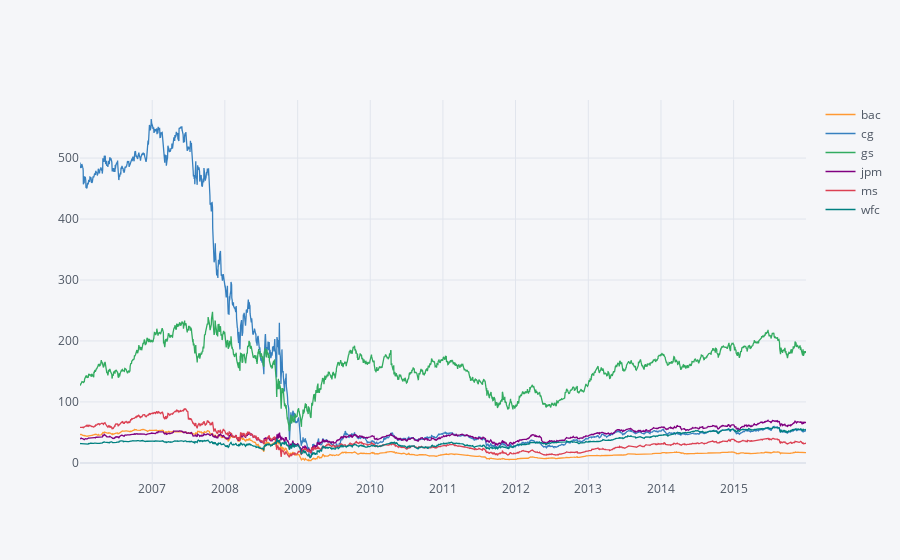

Notebook cell for this chart:
### Code cell
bank_stocks.xs(key = "Close", axis = 1, level = "Stock Info").iplot()
plt.show()

### Figure 1 — Plotly figure (JSON) as saved in the notebook; plotly's stock layout.template omitted (floating-point values rounded to 4 significant figures; data arrays with more than 128 entries replaced by an {"elided": "..."} marker saying what was removed)
{"data": [{"line": {"color": "rgba(255, 153, 51, 1.0)", "dash": "solid", "shape": "linear", "width": 1.3}, "mode": "lines", "name": "bac", "text": "", "type": "scatter", "x": {"elided": "2517 str values"}, "y": {"elided": "2517 float values"}}, {"line": {"color": "rgba(55, 128, 191, 1.0)", "dash": "solid", "shape": "linear", "width": 1.3}, "mode": "lines", "name": "cg", "text": "", "type": "scatter", "x": {"elided": "2517 str values"}, "y": {"elided": "2517 float values"}}, {"line": {"color": "rgba(50, 171, 96, 1.0)", "dash": "solid", "shape": "linear", "width": 1.3}, "mode": "lines", "name": "gs", "text": "", "type": "scatter", "x": {"elided": "2517 str values"}, "y": {"elided": "2517 float values"}}, {"line": {"color": "rgba(128, 0, 128, 1.0)", "dash": "solid", "shape": "linear", "width": 1.3}, "mode": "lines", "name": "jpm", "text": "", "type": "scatter", "x": {"elided": "2517 str values"}, "y": {"elided": "2517 float values"}}, {"line": {"color": "rgba(219, 64, 82, 1.0)", "dash": "solid", "shape": "linear", "width": 1.3}, "mode": "lines", "name": "ms", "text": "", "type": "scatter", "x": {"elided": "2517 str values"}, "y": {"elided": "2517 float values"}}, {"line": {"color": "rgba(0, 128, 128, 1.0)", "dash": "solid", "shape": "linear", "width": 1.3}, "mode": "lines", "name": "wfc", "text": "", "type": "scatter", "x": {"elided": "2517 str values"}, "y": {"elided": "2517 float values"}}], "layout": {"legend": {"bgcolor": "#F5F6F9", "font": {"color": "#4D5663"}}, "paper_bgcolor": "#F5F6F9", "plot_bgcolor": "#F5F6F9", "title": {"font": {"color": "#4D5663"}}, "xaxis": {"gridcolor": "#E1E5ED", "showgrid": true, "tickfont": {"color": "#4D5663"}, "title": {"font": {"color": "#4D5663"}, "text": ""}, "zerolinecolor": "#E1E5ED"}, "yaxis": {"gridcolor": "#E1E5ED", "showgrid": true, "tickfont": {"color": "#4D5663"}, "title": {"font": {"color": "#4D5663"}, "text": ""}, "zerolinecolor": "#E1E5ED"}}}
